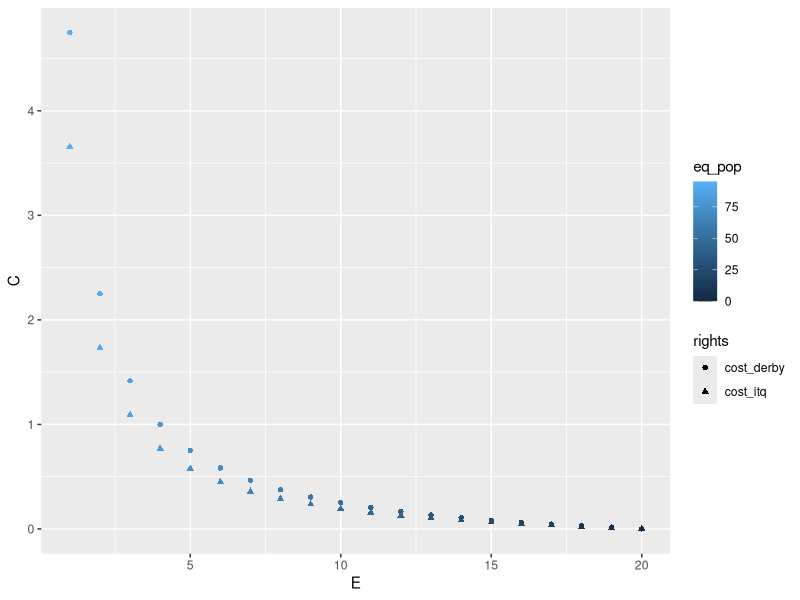
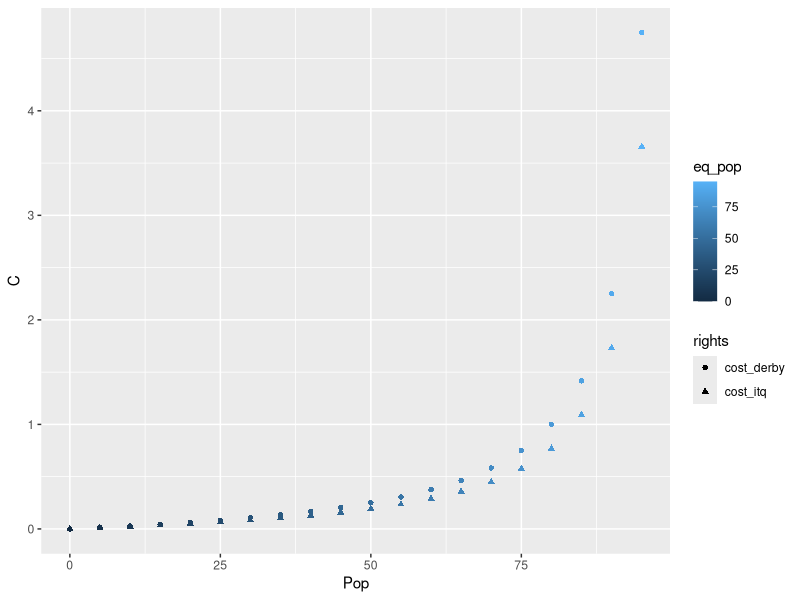

These figures' R source, in order:
## ---- chunk 1

library(dplyr)
library(ggplot2)
library(tidyr)

r = 0.2

k = 100

pop = c(1)

effort = 1:20

a = 10

q = 0.01

msy = r*k/4

e_msy = (r*k/4)/(q*k/2)

cr_ratio = 0.5

out = expand.grid(pop = pop,effort = effort)

# out$cost_derby = (a)/(2*out$effort)
out$eq_pop = k*( 1 - pmin(r,q*out$effort)/r)

out$cost_derby = (a*q*out$eq_pop)/(2*out$effort)
# out$cost_itq = (a*msy*cr_ratio) / (e_msy^2)

out$cost_itq = 0.77 * out$cost_derby

# out$cost_itq = (a*q)/2

out$catch = pmin(out$eq_pop,out$eq_pop*q*out$effort)

dat <- out %>%
  as_data_frame() %>%
  gather('rights','cost',cost_derby:cost_itq) %>%
    mutate(catch = pmin(eq_pop,eq_pop*q*effort), revenue = catch*a,
         costs = cost*effort^2,
         profits = revenue - costs,
         marginal_prof = a*q*eq_pop - 2*(cost*effort))

  dat %>%
  ggplot(aes(effort,cost, shape = rights, color = eq_pop)) +
  geom_point() +
  # facet_grid(eq_pop ~., scales = 'free') +
    xlab('E') +
    ylab('C')
  
    dat %>%
  ggplot(aes(eq_pop,cost, shape = rights, color = eq_pop)) +
  geom_point() +
  # facet_grid(eq_pop ~., scales = 'free') +
    xlab('Pop') +
    ylab('C')



